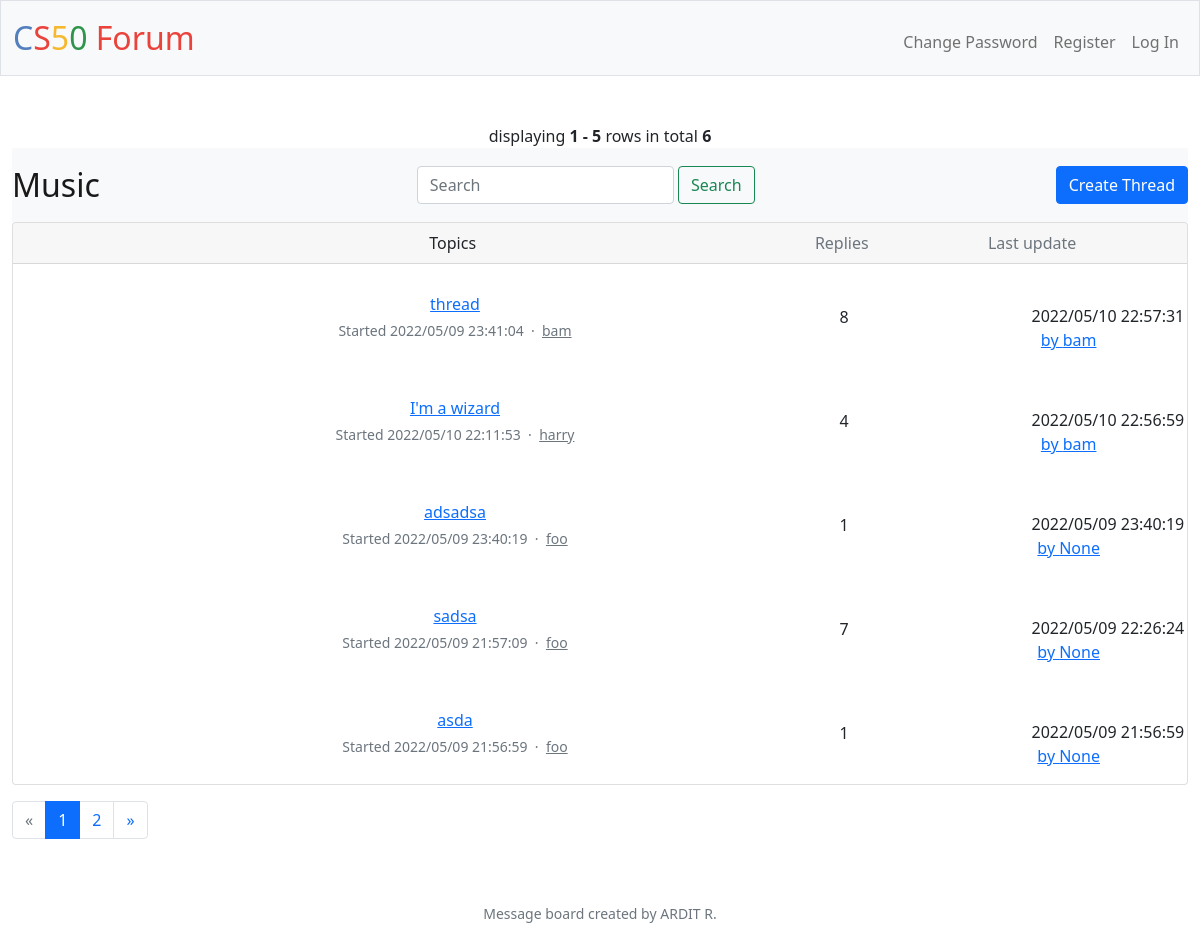
/music, run on the app's committed database.
### tables this page shows
CREATE TABLE thread (id INTEGER PRIMARY KEY AUTOINCREMENT NOT NULL, user TEXT NOT NULL, title TEXT NOT NULL, replies INTEGER NOT NULL DEFAULT 1, board TEXT NOT NULL, creation TEXT NOT NULL, latest TEXT NOT NULL, user_id INTEGER CANNOT BE NULL, latest_user TEXT, latest_id INTEGER);

### app.py (the view)
@app.route("/music")
def music():
    try:
        id = session["user_id"]
    except KeyError:
        id = ""
    row_user = db.execute("SELECT * FROM users WHERE id = ?", id)
    if len(row_user) < 1:
        user = ""
    else:
        user = row_user[0]["username"]
    rows = db.execute("SELECT * FROM thread WHERE board = 'music' ORDER BY latest DESC")
    page = request.args.get(get_page_parameter(), type=int, default=1)
    pagination = Pagination(page=page, per_page=5, total=len(rows), record_name='rows')
    i=(page-1) * 5
    rows1=rows[i:i+5]
    return render_template('music.html', pagination=pagination, rows=rows1, user=user)

### app.py (called while the page is built)
@app.after_request
def after_request(response):
    response.headers["Cache-Control"] = "no-cache, no-store, must-revalidate"
    response.headers["Expires"] = 0
    response.headers["Pragma"] = "no-cache"
    return response

### templates/music.html (shortened to what this page needs)
{% extends "layout.html" %}
{% block main %}
{{ pagination.info }}
    <nav class="navbar navbar-light bg-light">
        <a class="navbar-brand">Music</a>
        <form action="/search" method="get" class="form-inline">
            <div class="d-flex">
                <input class="form-control mr-sm-2" type="search" placeholder="Search" aria-label="Search" name="search">
                <button class="btn btn-outline-success my-2 my-sm-0" type="submit">Search</button>
            </div>
        </form>
        <a href="/thread" class="btn btn-primary">Create Thread</a>
    </nav>
    <link href="https://code.ionicframework.com/ionicons/2.0.1/css/ionicons.min.css" rel="stylesheet">
    <div class="card mb-3">
        <div class="card-header pl-0 pr-0">
            <div class="row no-gutters w-100 align-items-center">
                <div class="col ml-3" style="position:relative; left:55px">Topics</div>
                <div class="col-4 text-muted">
                    <div class="row no-gutters align-items-center">
                        <div class="col-4">Replies</div>
                        <div class="col-8">Last update</div>
                    </div>
                </div>
            </div>
        </div>
                {% for row in rows %}
                <div class="card-body py-3">
                    <div class="row no-gutters align-items-center">
                        <div class="col"> <a href="/viewthread?id={{ row["id"] }}" class="text-big" data-abc="true">{{ row["title"] }}</a>
                            <div class="text-muted small mt-1">Started {{ row["creation"] }} &nbsp;·&nbsp; <a href="/profile?id={{ row["user_id"] }}" class="text-muted" data-abc="true">{{ row["user"] }}</a></div>
                        </div>
                        <div class="d-none d-md-block col-4">
                            <div class="row no-gutters align-items-center">
                                <div class="col-4" style="position:relative; top:25px; left:-15px">{{ row["replies"] }}</div>
                                    <div class="media-body flex-truncate ml-2">
                                        <div class="col-8" style="margin-left: 180px">{{ row["latest"] }}</div> <a href="/profile?id={{ row["latest_id"] }}" class="col-8" style="margin-left: 160px" data-abc="true">by {{ row["latest_user"] }}</a>
                                    </div>
                            </div>
                        </div>
                    </div>
                </div>
                {% endfor %}
        </div>
{{ pagination.links }}
{% endblock %}

### static/styles.css (style rules this page uses)
nav .navbar-brand { font-size: xx-large; }

### data on the page
thread: title "thread", creation "2022/05/09 23:41:04", user "bam", replies "8", latest "2022/05/10 22:57:31", latest_user "bam"
thread: title "I'm a wizard", creation "2022/05/10 22:11:53", user "harry", replies "4", latest "2022/05/10 22:56:59", latest_user "bam"
thread: title "adsadsa", creation "2022/05/09 23:40:19", user "foo", replies "1", latest "2022/05/09 23:40:19", latest_user "None"
thread: title "sadsa", creation "2022/05/09 21:57:09", user "foo", replies "7", latest "2022/05/09 22:26:24", latest_user "None"
thread: title "asda", creation "2022/05/09 21:56:59", user "foo", replies "1", latest "2022/05/09 21:56:59", latest_user "None"

### other printed values
{{ pagination.info }} "displaying 1 - 5 rows in total 6"
{{ pagination.links }} "« 1 2 »"
